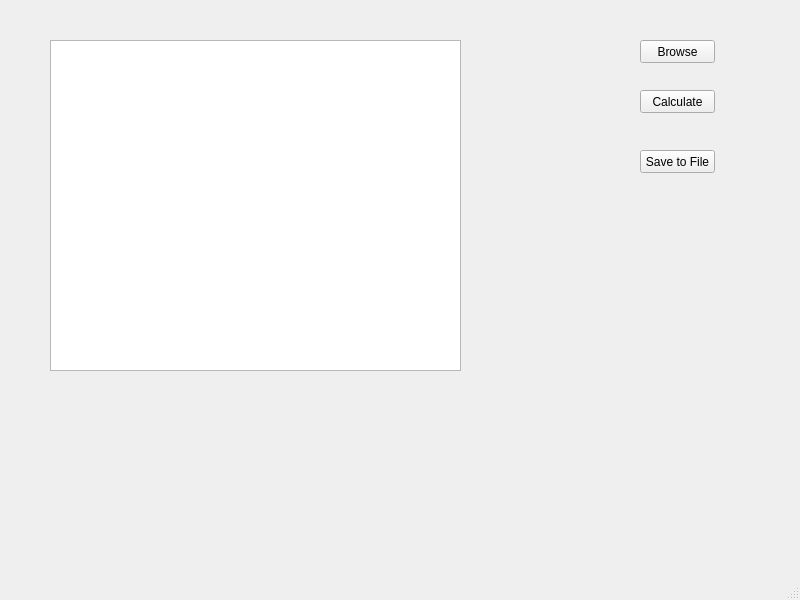
<?xml version="1.0" encoding="UTF-8"?>
<ui version="4.0">
 <class>MainWindow</class>
 <widget class="QMainWindow" name="MainWindow">
  <property name="geometry">
   <rect>
    <x>0</x>
    <y>0</y>
    <width>800</width>
    <height>600</height>
   </rect>
  </property>
  <property name="windowTitle">
   <string>MainWindow</string>
  </property>
  <widget class="QWidget" name="centralwidget">
   <widget class="QPushButton" name="Browse_BTN">
    <property name="geometry">
     <rect>
      <x>640</x>
      <y>40</y>
      <width>75</width>
      <height>23</height>
     </rect>
    </property>
    <property name="text">
     <string>Browse</string>
    </property>
   </widget>
   <widget class="QPushButton" name="Save_BTN">
    <property name="geometry">
     <rect>
      <x>640</x>
      <y>150</y>
      <width>75</width>
      <height>23</height>
     </rect>
    </property>
    <property name="text">
     <string>Save to File</string>
    </property>
   </widget>
   <widget class="QPushButton" name="Calculate_BTN">
    <property name="geometry">
     <rect>
      <x>640</x>
      <y>90</y>
      <width>75</width>
      <height>23</height>
     </rect>
    </property>
    <property name="text">
     <string>Calculate</string>
    </property>
   </widget>
   <widget class="QTableWidget" name="tableWidget">
    <property name="geometry">
     <rect>
      <x>50</x>
      <y>40</y>
      <width>411</width>
      <height>331</height>
     </rect>
    </property>
   </widget>
  </widget>
  <widget class="QMenuBar" name="menubar">
   <property name="geometry">
    <rect>
     <x>0</x>
     <y>0</y>
     <width>800</width>
     <height>25</height>
    </rect>
   </property>
  </widget>
  <widget class="QStatusBar" name="statusbar"/>
 </widget>
 <resources/>
 <connections/>
</ui>
